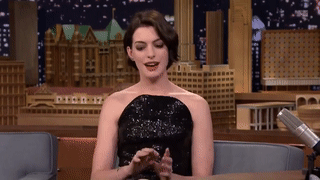
#> input picture deepfake_gifs/tonightshow/original/original.gif, 320 x 180 px, found by its file name; its folder holds only this picture in this run
$ python face_crop_real.py
#> lines starting #> are read from the running program, lines starting #| are printed output that depends on the picture
import cv2
import numpy as np
import glob
from PIL import Image
import os

image_path = './frames/original'

face_cascade = cv2.CascadeClassifier('./opencv/data/haarcascades/haarcascade_frontalface_alt.xml')
eye_cascade = cv2.CascadeClassifier('./opencv/data/haarcascades/haarcascade_eye.xml')

def save_faces(cascade, imgname):
#> called with imgname = 'original.gif'
    img = cv2.imread(os.path.join(image_path, imgname))
#> img is the input picture: shape (180, 320, 3); mean B, G, R 52.1, 60.5, 86.5
    for i, face in enumerate(cascade.detectMultiScale(img)):
        x, y, w, h = face
        sub_face = img[y:y + 55, x:x + 55]
        cv2.imwrite(os.path.join("./frames/faces/real", "{}".format(imgname, i)), sub_face)
#> this loop made 1 pass
#> (x, y, w, h) on pass 1: (126, 27, 49, 49)
#> pass 1, in save_faces, `sub_face = img[y:y + 55, x:x + 55]`:
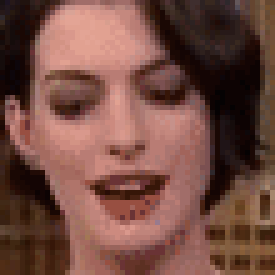
#> sub_face: shape (55, 55, 3) (shown 5 times larger); mean B, G, R 66.3, 75.9, 115.9

if __name__ == '__main__':
    face_cascade = './opencv/data/haarcascades/haarcascade_frontalface_alt.xml'
    cascade = cv2.CascadeClassifier(face_cascade)
    # Iterate through files
    for f in [f for f in os.listdir(image_path) if os.path.isfile(os.path.join(image_path, f))]:
        save_faces(cascade, f)
